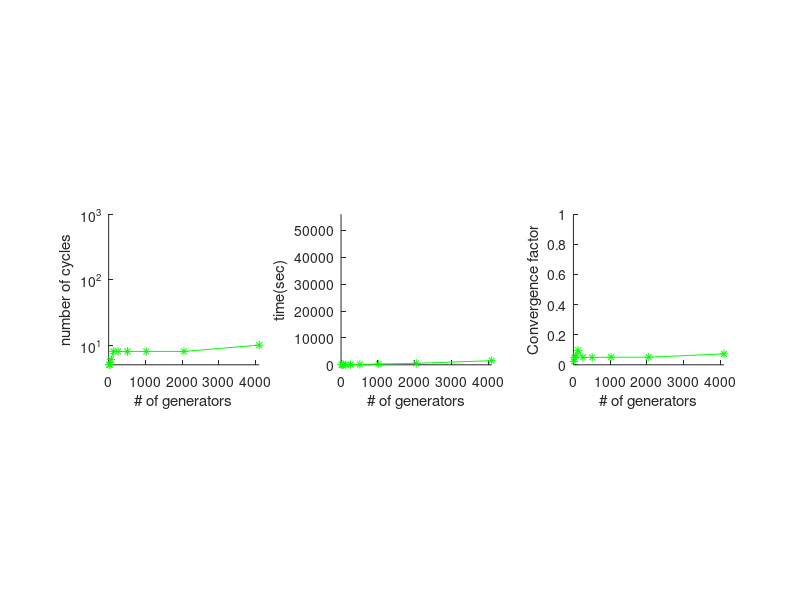

Write the MATLAB code that produced this figure.
function graph_table
A=load('tem.txt');
%figure(1);

subplot(1,3,1);hold on;
semilogy(A(1:9,1),A(1:9,2),'g*-');%,A(6:9,1),A(10:18,2),'b.-');%,A(19:end,1),A(19:end,2),'g.-');
axis square;
axis([0 A(9,1) 0 1000]);
xlabel('# of generators');
ylabel('number of cycles');

subplot(1,3,2);hold on;
plot(A(1:9,1),A(1:9,3),'g*-');%,A(7:11,1),A(7:11,3),'b.-');%,A(19:end,1),A(19:end,2),'g.-');
axis square;
axis([0 A(9,1) 0 56000]);
%title('red accuracy:norm(f-exactf)<=1e-11;blue accuracy:norm(f-exactf)<=1e-8;green accuracy:gradient value<=1e-6');
xlabel('# of generators');
ylabel('time(sec)');
%title({' Multigrid';' Red-Star: Multilevel\Lloyd';' Blue-Dot:MG/OPT';' uniform density'},'Fontsize',12);

subplot(1,3,3);hold on;
plot(A(1:9,1),A(1:9,4),'g*-');%,A(7:11,1),A(7:11,4),'b.-');%,A(19:end,1),A(19:end,2),'g.-');
axis square;
axis([0 A(9,1) 0 1]);

xlabel('# of generators');
ylabel('Convergence factor');

